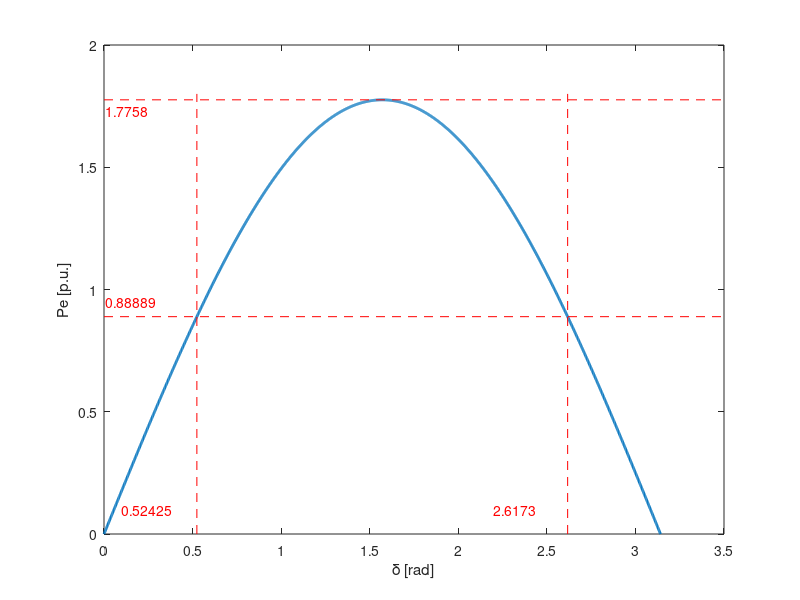
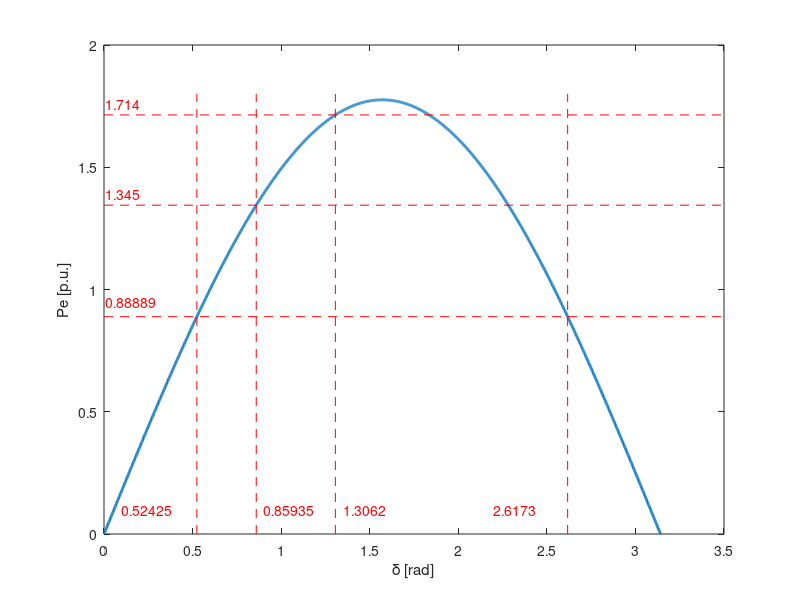
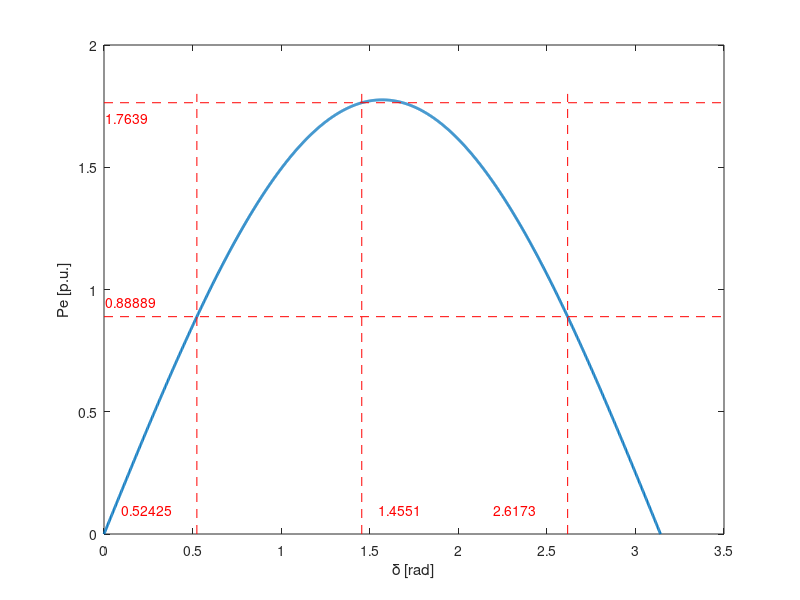
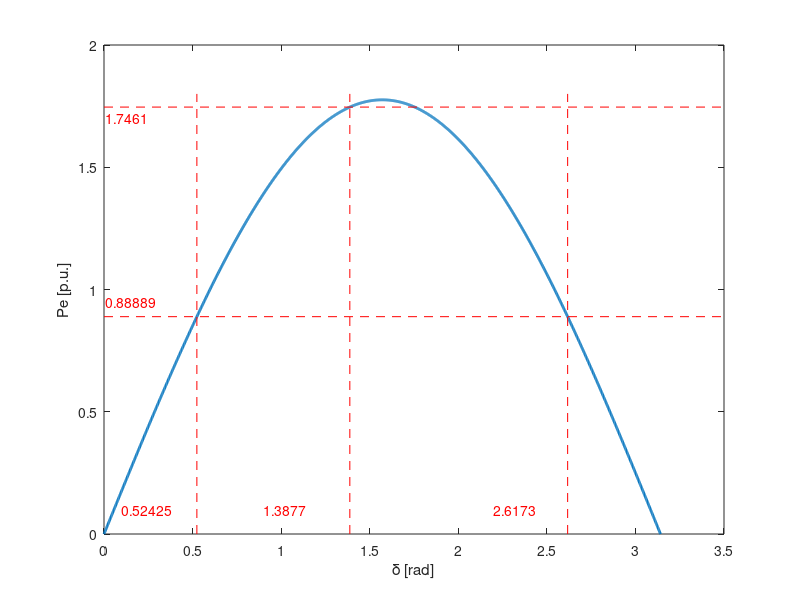

These charts were generated, in order, by the following MATLAB code:
clear
close all
clc
%% copyright AV
f = 50; % nominal frequency in Hz
w = 2*pi*f; % omega in [rad/s]
wpu = 1;
t = 0:0.001:5; % time
delta = 0:pi/1536:pi; % delta initi.

% data of generator
deltar0 = 30.0373; % input the power angle
deltar0 = deg2rad(deltar0); % in radians
deltamax = pi-deltar0; % max angle
H = 3; % inertia [s]
Pm = 80; % P generated [MW]
Sb = 90; % S power [MVA]
Pmpu = Pm/Sb; % in p.u.
Pmax = Pmpu/sin(deltar0); % maximum power
%% Calculating delta2 with the equal area criterion

% % tc = 0.12
disp('Stable case')
tc = 0.12; % Clearing time
delta1r = ((w*Pmpu*tc^2)/(4*H))+deltar0; % delta at t_clearing
Pele_tc = Pmax*sin(delta1r); % electrical power at t_clearing
EA1 = Pmpu*(delta1r-deltar0); % energy A1

funA2 = @(x) Pmax*(cos(delta1r)-cos(x))-Pmpu*(x-delta1r)-EA1; % my function
x0 = delta1r+tc*delta1r; % i.c.

delta2r = fsolve(funA2,x0) % solve
Pele_ws = Pmax*sin(delta2r); % electrical power at ws
EA2_check = Pmax*(cos(delta1r)-cos(delta2r))-Pmpu*(delta2r-delta1r); % energy A2 (check)

% % tc = 0.2
disp('Unstable case')
tc2 = 0.2; % Clearing time
delta1r2 = (w*Pmpu*(tc2^2))/(4*H)+deltar0; % delta
Pele_tc_2 = Pmax*sin(delta1r2); % electrical power at t_clearing
EA12 = Pmpu*(delta1r2-deltar0); % energy A1_2

funA22 = @(x) Pmax*(cos(delta1r2)-cos(x))-Pmpu*(x-delta1r2)-EA12; % my function
x02 = delta1r2+tc2*delta1r2; % i.c.

delta2rtc2 = fsolve(funA22,x02) % solve --> it stops without finding a solutions,
% so this number is meaningless

% critical clearing time
deltacr = acos((pi-2*deltar0)*sin(deltar0)-cos(deltar0)) % critical angle
tcr = sqrt(4*H*(deltacr-deltar0)/w/Pmpu) % critical clearing time
Pele_tcr = Pmax*sin(deltacr); % electrical power at tcr
% check
EA1_cr = Pmpu*(deltacr-deltar0)
EA2_cr = Pmax*(cos(deltacr)-cos(deltamax))-Pmpu*(deltamax-deltacr)
%% Plotting the graphs
% % Pe(delta) % initial conditions
figure
func_pe = Pmax*sin(delta); % power function
plot(delta,func_pe,'LineWidth',2);
ylabel('Pe [p.u.]')
xlabel('\delta [rad]')
line([0,3.5],[Pmpu,Pmpu],'Color','red','LineStyle','--') % mech. power
text(0.01,0.95,num2str(Pmpu),'Color','red')
line([0,3.5],[Pmax,Pmax],'Color','red','LineStyle','--') % max power
text(0.01,1.73,num2str(Pmax),'Color','red')
line([deltar0,deltar0],[0,1.8],'Color','red','LineStyle','--') % delta0
text(0.1,0.1,num2str(deltar0),'Color','red')
line([deltamax,deltamax],[0,1.8],'Color','red','LineStyle','--') % delta max
text(2.2,0.1,num2str(deltamax),'Color','red')

% % Pe(delta) % stable
figure
plot(delta,func_pe,'LineWidth',2);
ylabel('Pe [p.u.]')
xlabel('\delta [rad]')
line([0,3.5],[Pmpu,Pmpu],'Color','red','LineStyle','--') % mech. power
text(0.01,0.95,num2str(Pmpu),'Color','red')
line([0,3.5],[Pele_tc,Pele_tc],'Color','red','LineStyle','--')  % power at tc
text(0.01,1.39,num2str(Pele_tc),'Color','red')
line([0,3.5],[Pele_ws,Pele_ws],'Color','red','LineStyle','--') % power at ws
text(0.01,1.76,num2str(Pele_ws),'Color','red')
line([deltar0,deltar0],[0,1.8],'Color','red','LineStyle','--') % delta0
text(0.1,0.1,num2str(deltar0),'Color','red')
line([deltamax,deltamax],[0,1.8],'Color','red','LineStyle','--') % delta max
text(2.2,0.1,num2str(deltamax),'Color','red')
line([delta1r,delta1r],[0,1.8],'Color','red','LineStyle','--') % delta at tc
text(0.9,0.1,num2str(delta1r),'Color','red')
line([delta2r,delta2r],[0,1.8],'Color','red','LineStyle','--') % delta at ws
text(1.35,0.1,num2str(delta2r),'Color','red')
% % filling with color
% hold on
% x = [deltar0 delta1r delta1r deltar0];
% y = [0 0 Pmpu Pmpu];
% fill(x,y,'r')
% x = [delta1r delta2r delta2r 1.076 delta1r];
% y = [Pmpu Pmpu Pele_ws 1.563 Pele_tc];
% fill(x,y,'r')

% % Pe(delta) % unstable
figure
plot(delta,func_pe,'LineWidth',2);
ylabel('Pe [p.u.]')
xlabel('\delta [rad]')
line([0,3.5],[Pmpu,Pmpu],'Color','red','LineStyle','--') % mech. power
text(0.01,0.95,num2str(Pmpu),'Color','red')
line([0,3.5],[Pele_tc_2,Pele_tc_2],'Color','red','LineStyle','--') % power at tc
text(0.01,1.70,num2str(Pele_tc_2),'Color','red')
line([deltar0,deltar0],[0,1.8],'Color','red','LineStyle','--') % delta0
text(0.1,0.1,num2str(deltar0),'Color','red')
line([deltamax,deltamax],[0,1.8],'Color','red','LineStyle','--') % delta max
text(2.2,0.1,num2str(deltamax),'Color','red')
line([delta1r2,delta1r2],[0,1.8],'Color','red','LineStyle','--') % delta at tc
text(1.55,0.1,num2str(delta1r2),'Color','red')
% % filling the space
% hold on
% x = [deltar0 delta1r2 delta1r2 deltar0];
% y = [0 0 Pmpu Pmpu];
% fill(x,y,'r')

% % Pe(delta) % critical angle
figure
plot(delta,func_pe,'LineWidth',2);
ylabel('Pe [p.u.]')
xlabel('\delta [rad]')
line([0,3.5],[Pmpu,Pmpu],'Color','red','LineStyle','--') % mech. power
text(0.01,0.95,num2str(Pmpu),'Color','red')
line([0,3.5],[Pele_tcr,Pele_tcr],'Color','red','LineStyle','--') % power at tcr
text(0.01,1.70,num2str(Pele_tcr),'Color','red')
line([deltar0,deltar0],[0,1.8],'Color','red','LineStyle','--') % delta0
text(0.1,0.1,num2str(deltar0),'Color','red')
line([deltamax,deltamax],[0,1.8],'Color','red','LineStyle','--') % delta max
text(2.2,0.1,num2str(deltamax),'Color','red')
line([deltacr,deltacr],[0,1.8],'Color','red','LineStyle','--') % delta cr.
text(0.9,0.1,num2str(deltacr),'Color','red')

% % delta(t)
figure
func_delta = (w*Pmpu*(t.^2))/(4*H)+deltar0;
plot(t,func_delta,'LineWidth',2);
ylim([0 3.5])
ylabel('\delta [rad]')
xlabel('t [s]')
line([0,0.4],[deltamax,deltamax],'Color','red','LineStyle','--')
text(0.01,deltamax+0.08,'2.61 - max angle','Color','red')

disp('')